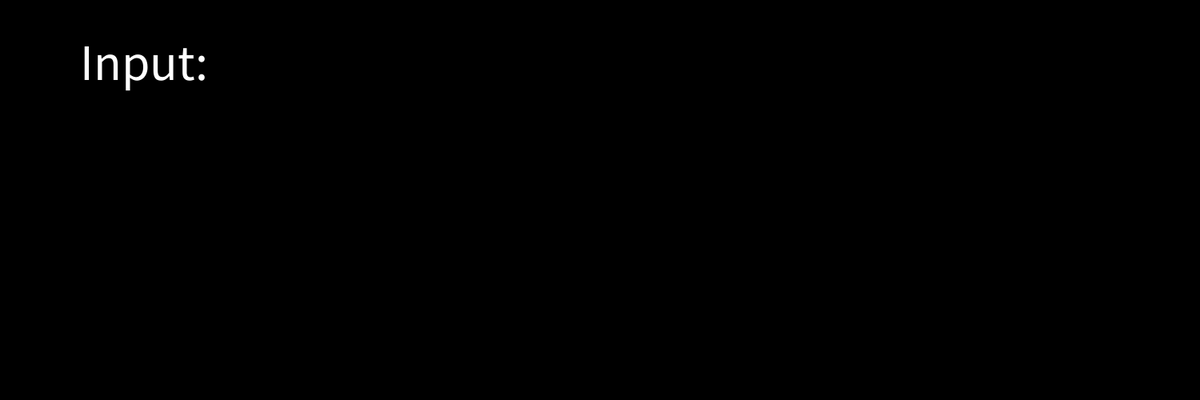
Frame 1 (no input)
Frame 60 (the mouse pressed at the canvas centre just before this capture): identical to frame 1, image omitted
Frame 120 (the mouse held since frame 60 and released just before this capture): identical to frame 1, image omitted

The Processing sketch that drew this single still picture (run headless with seeded random() and noise(); from frame 60 on, the mouse is pressed at the canvas centre):

// Processing sketch: week06_4_BACKSPACE_string
// ── week06_4_BACKSPACE_string.pde
void setup(){
  size (1500,500);
  textSize(64);
}
String line = "";
void draw(){
  background(0);
  text("Input: "+line,100,100);
}
void keyPressed(){
  if(key>='A'&& key<='Z')line += key;
  if(key>='a'&& key<='z')line += key;
  if(key == BACKSPACE && line.length()>0){
    line = line.substring(0,line.length()-1);
  }
}
